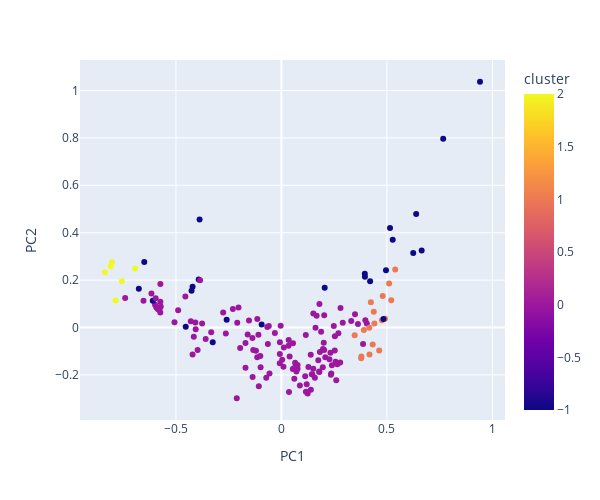

The notebook cell saved with this chart:
### Code cell
dbscan = DBSCAN(eps=0.14, min_samples=6)
dbscan.fit_predict(df_pca)
df_pca['cluster'] = dbscan.labels_

clustered_df, pivot = pivot_table(df_pca, raw_df)

s = cal_silhouette(clustered_df.drop("country", axis=1).query("cluster != -1"))
print(s)

scatter_plot_data(df_pca,#.query("cluster != -1"), 
                  ['PC1','PC2'], 
                  countries,
                  #countries.loc[df_pca.query("cluster != -1").index], 
                  three=False)
#create_map_plot(clustered_df)

### Figure 1 — Plotly figure (JSON) as saved in the notebook; plotly's stock layout.template omitted (floating-point values rounded to 4 significant figures; data arrays with more than 128 entries replaced by an {"elided": "..."} marker saying what was removed)
{"data": [{"hovertemplate": "<b>%{hovertext}</b><br><br>PC1=%{x}<br>PC2=%{y}<br>cluster=%{marker.color}<extra></extra>", "hovertext": {"elided": "167 str values"}, "legendgroup": "", "marker": {"color": {"elided": "167 int values"}, "coloraxis": "coloraxis", "symbol": "circle"}, "mode": "markers", "name": "", "orientation": "v", "showlegend": false, "type": "scatter", "x": {"elided": "167 float values"}, "xaxis": "x", "y": {"elided": "167 float values"}, "yaxis": "y"}], "layout": {"coloraxis": {"colorbar": {"title": {"text": "cluster"}}, "colorscale": [[0, "#0d0887"], [0.1111, "#46039f"], [0.2222, "#7201a8"], [0.3333, "#9c179e"], [0.4444, "#bd3786"], [0.5556, "#d8576b"], [0.6667, "#ed7953"], [0.7778, "#fb9f3a"], [0.8889, "#fdca26"], [1, "#f0f921"]]}, "height": 500, "legend": {"tracegroupgap": 0}, "margin": {"t": 60}, "width": 600, "xaxis": {"anchor": "y", "domain": [0, 1], "title": {"text": "PC1"}}, "yaxis": {"anchor": "x", "domain": [0, 1], "title": {"text": "PC2"}}}}
